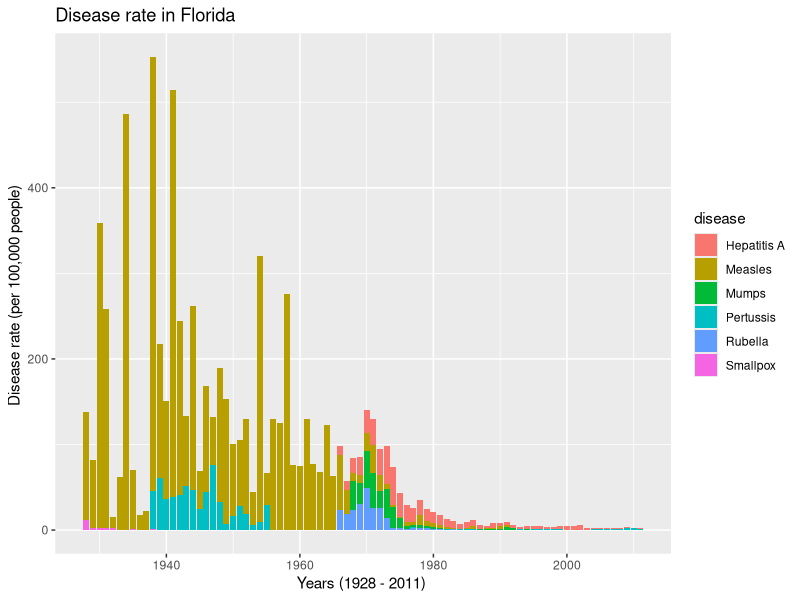
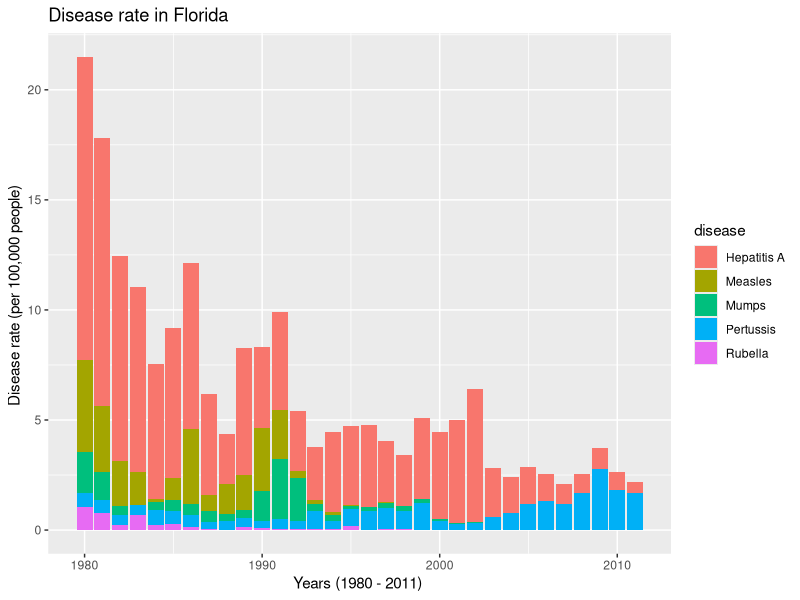
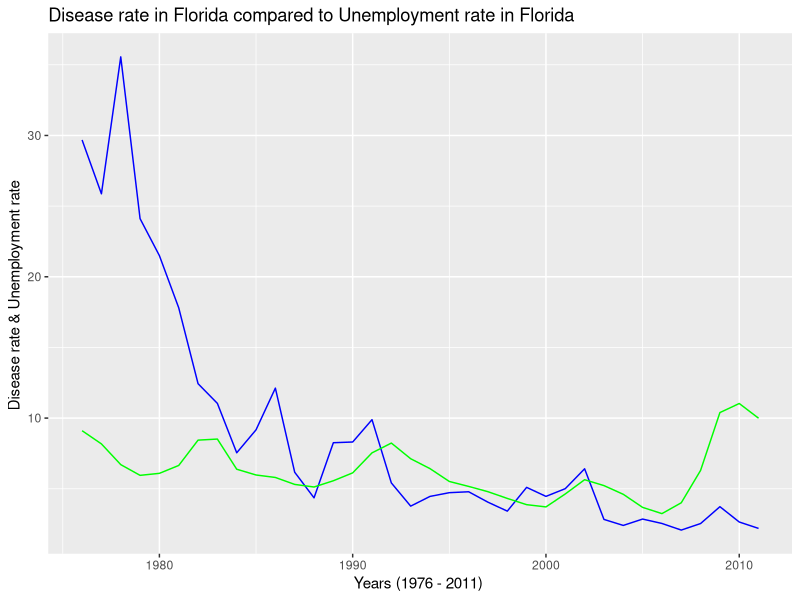
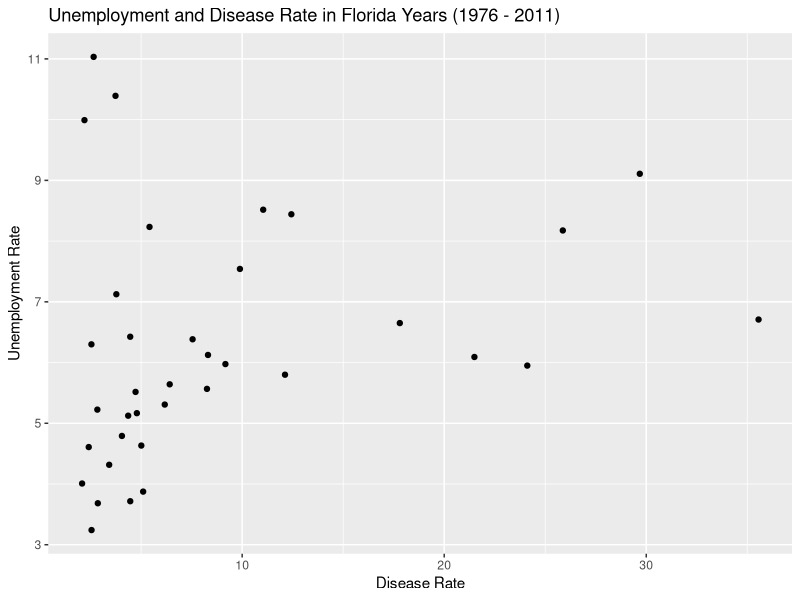

Write the R code that produced these figures, in order.
## ---- chunk 1
knitr::opts_chunk$set(echo = TRUE)
library("dslabs")
library("dplyr")
library("ggplot2")
library("reshape")
library("readxl")

## ---- chunk 2

us_disease <- us_contagious_diseases
florida_disease <- us_disease %>% filter(state== "Florida", disease != "Polio")

#calculate the disease rate per 100,000 general population
florida_disease <- mutate(florida_disease, disease_rate = (count/population)*100000)

## ---- chunk 3

ggplot(florida_disease, aes(x=year, y=disease_rate, fill=disease)) + geom_bar(stat='identity') + xlab(label="Years (1928 - 2011) ") + ylab(label="Disease rate (per 100,000 people) ") + ggtitle(label="Disease rate in Florida")

## ---- chunk 4

after_1979 <- florida_disease %>% filter(year >1979)
ggplot(after_1979, aes(x=year, y=disease_rate, fill=disease)) + geom_bar(stat='identity') + xlab(label="Years (1980 - 2011) ") + ylab(label="Disease rate (per 100,000 people) ") + ggtitle(label="Disease rate in Florida")

## ---- chunk 5
#combine the data , sum disease rate by year to get overall disease rate
unemploymentrate_florida <- read_excel("unemploymentrate_florida.xlsx")
plot_data <- aggregate(florida_disease$count, by = list(Year= florida_disease$year), FUN=sum)
colnames(plot_data) <- c("year","count")

#get average population for each year and join it with the plot_data

population_info <- aggregate(florida_disease$population, by = list(year= florida_disease$year), FUN=mean)

plot_data <- inner_join(plot_data, population_info, by= "year")
colnames(plot_data) <- c("year","count","population")

#get the rate for the sum of disease counts per year

plot_data$disease_rate <- with(plot_data, (count/population)*100000)

plot_data <- plot_data %>% filter(year > 1975)
colnames(plot_data) <- c("Year", "count", "population", "disease_rate")

plot_data <- inner_join(plot_data, unemploymentrate_florida, by= "Year")
colnames(plot_data) <- c("Year", "count", "population", "disease_rate","unemployment_rate")




j <- ggplot(plot_data, aes(x=Year)) + geom_line(aes(y=disease_rate), colour="blue") +
  geom_line(aes(y=unemployment_rate), colour="green") + xlab(label="Years (1976 - 2011) ") + ylab(label="Disease rate & Unemployment rate ") + ggtitle(label="Disease rate in Florida compared to Unemployment rate in Florida") 

j


## ---- chunk 6
ggplot(plot_data, aes(x=disease_rate,y=unemployment_rate)) + geom_point() + xlab(label="Disease Rate") + ylab(label="Unemployment Rate") + ggtitle(label="Unemployment and Disease Rate in Florida Years (1976 - 2011)")
